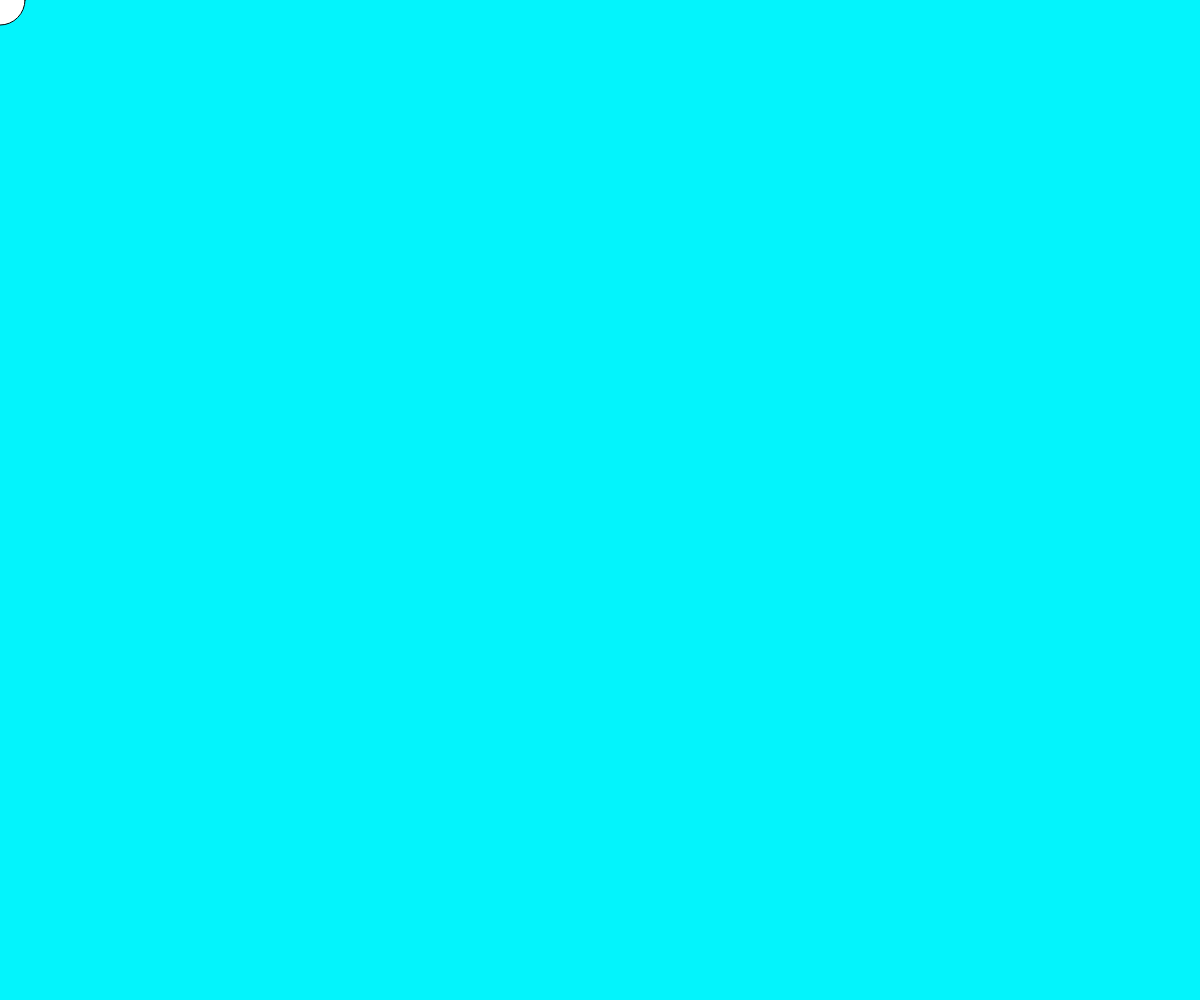
Frame 1 (no input)
Frame 60 (no input): identical to frame 1, image omitted
Frame 120 (the mouse pressed at the canvas centre since frame 60): blank canvas, image omitted

The p5.js sketch that drew this single still picture (run headless with seeded random() and noise() and a simulated clock; from frame 60 on, the mouse is pressed at the canvas centre):

// p5.js sketch
// ── sketch.js
let x = 0;
let y = 0;
let easing = 0.05;

function setup() {
   createCanvas(windowWidth, windowHeight);
     // 만약 백그라운드를 드로우에 집어넣으면 궤적이 보이지 않게 된다.
}

function draw() {
    background(3,244, 252);
    let targetX = mouseX;
    x += (targetX - x) * easing;
    

    let targetY = mouseY;
    y += (targetY - y) * easing;

    ellipse(x, y, 50, 50);
}

function windowResized() {
     resizeCanvas(windowWidth, windowHeight);
}
